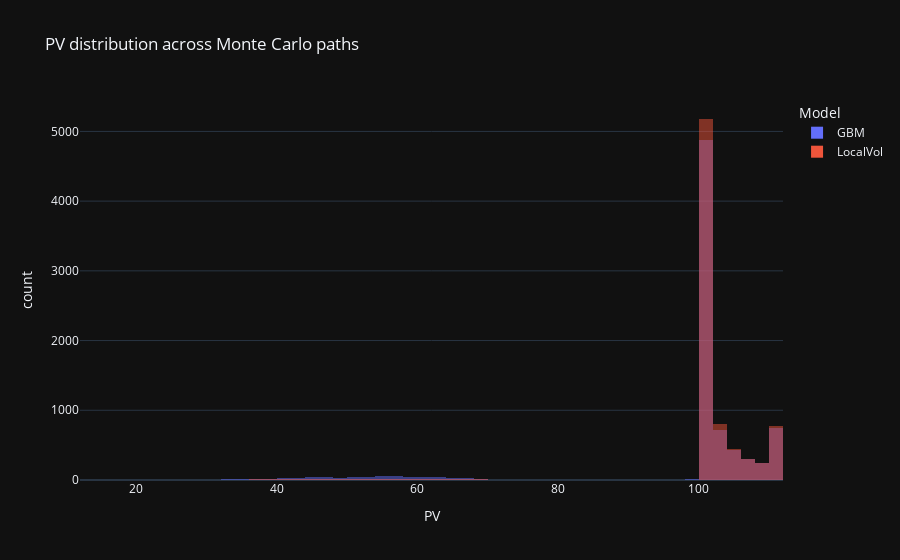

Here is the notebook cell this chart was saved with:
### Code cell
# PV distribution + model-diff distribution
df_pv = pd.DataFrame({
    "GBM": bundle["diag_gbm"]["pv"].values,
    "LocalVol": bundle["diag_lv"]["pv"].values
})
df_melt = df_pv.melt(var_name="Model", value_name="PV")

fig_pv = px.histogram(df_melt, x="PV", color="Model", nbins=80, barmode="overlay",
                      title="PV distribution across Monte Carlo paths")
fig_pv.update_layout(template="plotly_dark")
fig_pv.show()
fig_pv.write_html(ASSETS_DIR / "p11_ultimate_pv_distribution.html")

diff = df_pv["LocalVol"] - df_pv["GBM"]
fig_diff = px.histogram(diff, nbins=80, title="Pathwise model difference: PV(LocalVol) − PV(GBM)")
fig_diff.update_layout(template="plotly_dark", xaxis_title="PV difference")
fig_diff.show()
fig_diff.write_html(ASSETS_DIR / "p11_ultimate_pv_difference_distribution.html")

### Figure 1 — Plotly figure (JSON) as saved in the notebook; plotly's stock layout.template omitted (floating-point values rounded to 4 significant figures; data arrays with more than 128 entries replaced by an {"elided": "..."} marker saying what was removed)
{"data": [{"alignmentgroup": "True", "bingroup": "x", "hovertemplate": "Model=GBM<br>PV=%{x}<br>count=%{y}<extra></extra>", "legendgroup": "GBM", "marker": {"color": "#636efa", "opacity": 0.5, "pattern": {"shape": ""}}, "name": "GBM", "nbinsx": 80, "offsetgroup": "GBM", "orientation": "v", "showlegend": true, "type": "histogram", "x": {"elided": "8000 float values"}, "xaxis": "x", "yaxis": "y"}, {"alignmentgroup": "True", "bingroup": "x", "hovertemplate": "Model=LocalVol<br>PV=%{x}<br>count=%{y}<extra></extra>", "legendgroup": "LocalVol", "marker": {"color": "#EF553B", "opacity": 0.5, "pattern": {"shape": ""}}, "name": "LocalVol", "nbinsx": 80, "offsetgroup": "LocalVol", "orientation": "v", "showlegend": true, "type": "histogram", "x": {"elided": "8000 float values"}, "xaxis": "x", "yaxis": "y"}], "layout": {"barmode": "overlay", "legend": {"title": {"text": "Model"}, "tracegroupgap": 0}, "title": {"text": "PV distribution across Monte Carlo paths"}, "xaxis": {"anchor": "y", "domain": [0, 1], "title": {"text": "PV"}}, "yaxis": {"anchor": "x", "domain": [0, 1], "title": {"text": "count"}}}}
